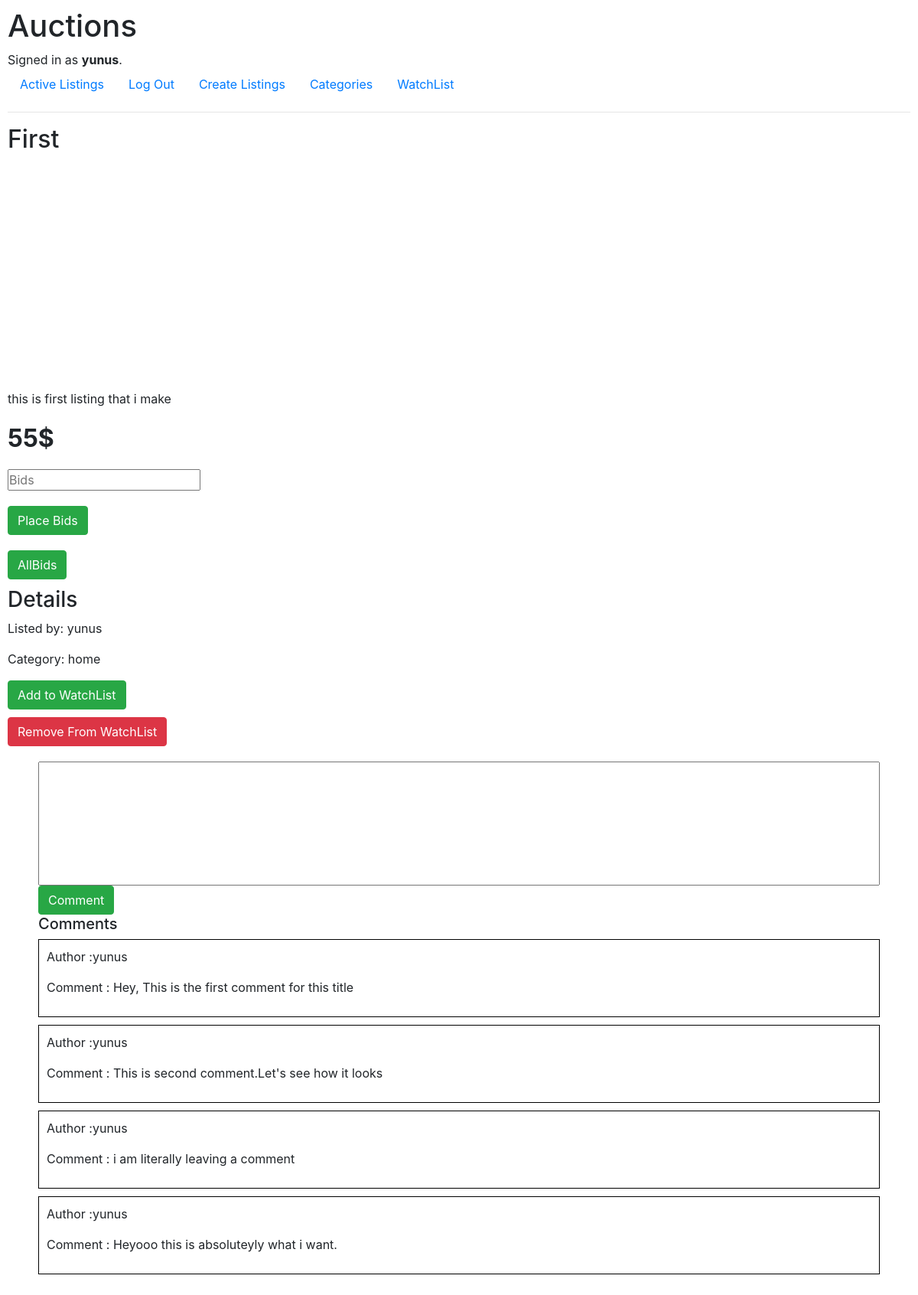
/2/detail/ (signed in), run on an earlier commit of the app's database.
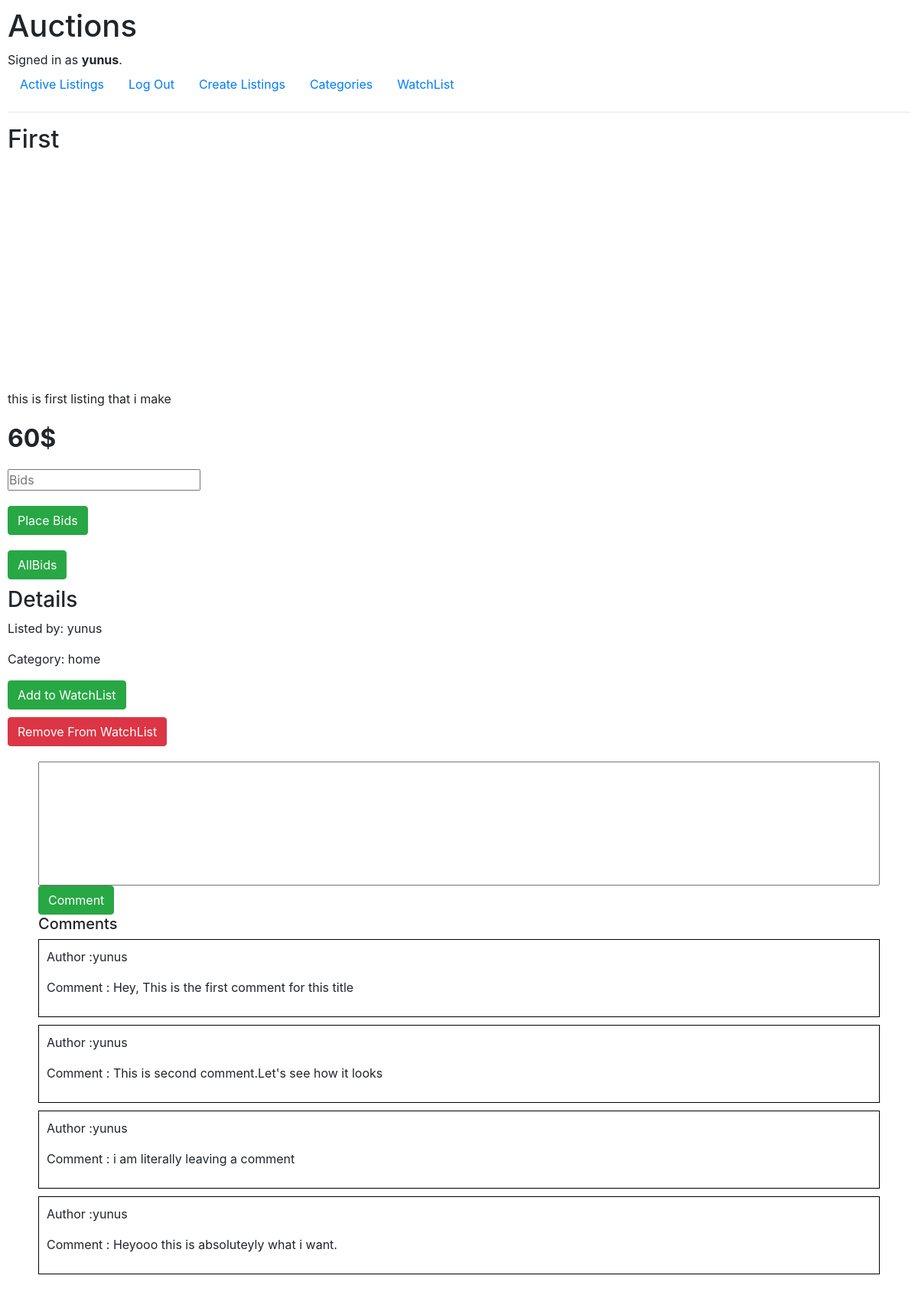
And on a later commit of the database.
### auctions/models.py (models this page shows, shortened)
class Listing(models.Model):
    createdby = models.ForeignKey(get_user_model(),on_delete=models.CASCADE)
    title = models.CharField(max_length=50)
    image = models.ImageField(null=True, blank=True, upload_to="images/")
    description = models.CharField(max_length=255,default="description")
    price = models.CharField(max_length=100)
    link = models.CharField(max_length=100,blank=True)
    category = models.CharField(max_length=50,default="Home")
    date = models.DateTimeField(auto_now_add=True)
    isopen = models.BooleanField(default=True)

class User(AbstractUser):
    pass

### auctions/views.py (the view, shortened to what this page needs)
# urls.py: path('<int:pk>/detail/',views.detail_view,name="detail"),
@login_required(login_url='login')
def detail_view(request,pk):
    product_detail = Listing.objects.get(id=pk)
    title = product_detail.title
    user = get_user(request)
    comments = Comment.objects.filter(title=pk)
    winner = ""
    max_bid = 0
    return render(request,'auctions/detail.html',{
        'object':product_detail,
        'comments':comments,
        'isopen':product_detail.isopen,
        'max_bid':max_bid,
        'winner':winner,
    })

### auctions/templates/auctions/detail.html (shortened to what this page needs)
{% extends 'auctions/layout.html' %}
{% block body %}
    <div class="content">
        <h2> {{object.title}} </h2>
        <div class="bigImage" style="width: 50%; min-height:300px;">
        </div>
        <p>{{ object.description }}</p>
        {% if isopen %}
            <p style="font-size:32px;"> <strong> {{object.price}}$ </strong> </p>
        {% else %}
            <div>
                <p style="font-size:32px; background-color:green; display:inline-block; padding: 5px 10px; color:white;"> <strong> max-price: {{max_bid}}$ </strong> </p>
            </div>
        {% endif %}
        {% if isopen %}
        <form action="" method="POST">
            <input type="text" placeholder="Bids" style="display: block;" name="bid">
            <input type="submit" value="Place Bids" name="newbid" class="btn btn-success" style="display: block; margin-top:20px; margin-bottom:20px">
        </form>
        {% else %}
            <p style="background-color:green; display:inline-block; padding: 5px 10px; color:white;">
            Winner: {{winner}}
            </p>
        {% endif %}
        <form action="" method="POST">
            <input type="submit" value="AllBids" name="allbids" class="btn btn-success" style="margin-bottom: 10px;">
        </form>
        <h3>Details</h3>
        <p>Listed by: {{object.createdby}} </p>
        <p>Category: {{object.category}} </p>
        {% if isopen %}
            <form action="" method="POST">
                <input type="submit" value="Add to WatchList" class="btn btn-success" name="watchlist">
            </form>
        {% endif %}
        <form action="" method="POST" style="margin-top:10px">
            <input type="submit" value="Remove From WatchList" class="btn btn-danger" name="remove">
        </form>
        <div class="comments" style="padding: 20px 40px;">
            <div class="leave-a-comment">
                {% if isopen %}
                    <form action="" method="POST">
                        <textarea name="comment" rows="5" placeholder="Leave a comment" style="display: block; width: 100%;
                        padding: 20px 40px; resize:none;">
                        </textarea>
                        <input type="submit" value="Comment" name="leave_a_comment" class="btn btn-success">
                    </form>
                {% endif %}
            </div>
            <h5>Comments</h5>
            {% for comment in comments %}
            <div class="comment" style="border: 1px solid black;
             padding:10px 10px; margin-bottom: 10px;">
                <div class="comment-author">
                    <p>Author :{{comment.author}} </p>
                </div>
                <div class="comment-content">
                    <p>Comment : {{comment.comment}} </p>
                </div>
            </div>
            {% endfor %}
        </div>
    </div>
{% endblock body %}

What changed in the data, as far as the page shows it:
changed Listing "First": price "55" → "60"
